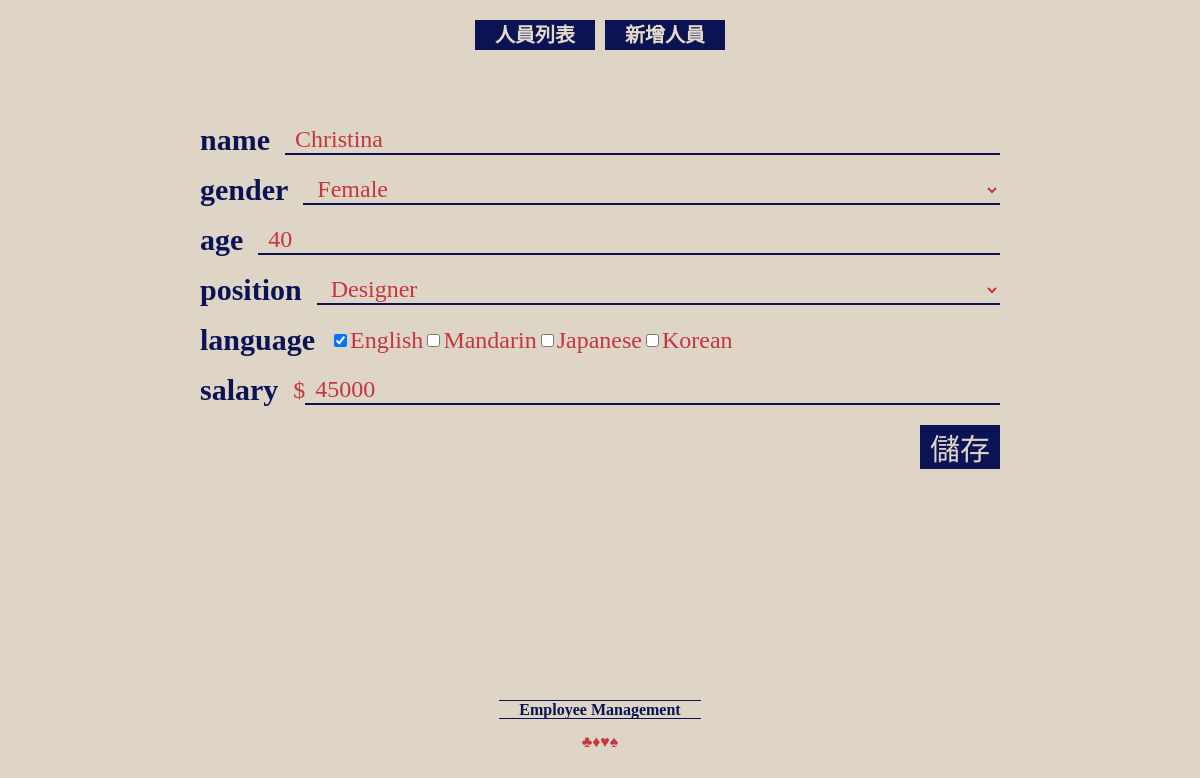
Page /edit/2 on the committed database.
### peopleApp/models.py (models this page shows, shortened)
class People(models.Model):\
    GENDER_CHOICES = [
        ("Female", "Female"),
        ("Male", "Male")
    ]
    POSITION_CHOICES = [
        ("Developer", "Developer"),
        ("Designer", "Designer"),
        ("Assistant", "Assistant")
    ]
    LANGUAGE_CHOICES = (
        ('English', 'English'),
        ('Mandarin', 'Mandarin'),
        ('Japanese', 'Japanese'),
        ('Korean', 'Korean')
    )
    name = models.CharField(max_length=64)
    gender = models.CharField(max_length=64, choices=GENDER_CHOICES)
    age = models.IntegerField()
    position = models.CharField(max_length=64, choices=POSITION_CHOICES)
    language = MultiSelectField(max_length =64, choices=LANGUAGE_CHOICES)
    salary = models.IntegerField()
    _time = models.DateTimeField(auto_now_add=True)
    class Meta:
        ordering = ['-_time']
        verbose_name = '人員列表'
        verbose_name_plural = '人員列表'

### peopleApp/views.py (the view)
# urls.py: path('edit/<int:id>', views.EDITPage, name="EDITPAGE"),
def EDITPage(request, id):
    peopleUnit = models.People.objects.get(id=id)
    return render(request, './people/edit.html',{'peopleUnit':peopleUnit})

### peopleApp/templates/people/edit.html (shortened to what this page needs)
{% extends 'base.html' %}
{% block main %}
<div class="pageWrap">
    <form action="/update/{{peopleUnit.id}}" method="POST" class="employeeForm">
        <span>
            <label for="name">name</label>
            <input type="text" name="name" required value="{{peopleUnit.name}}">
        </span>
        <span>
            <label for="gender">gender</label>
            <select name="gender" id="" required>
                <option value="Female" {% if peopleUnit.gender == 'Female'%}selected {% endif %}>Female</option>
            </select>
        </span>
        <span>
            <label for="age">age</label>
            <input type="number" name="age" value="{{peopleUnit.age}}">
        </span>
        <span>
            <label for="position">position</label>
            <select name="position" id=""required>
                <option value="Designer" {% if peopleUnit.position == 'Designer'%}selected {%endif%}>Designer</option>
            </select>
        </span>
        <span>
            <label for="language">language</label>
            <input name="language" type="checkbox" value="English" {% if 'English' in peopleUnit.language %}checked="True"{% endif%}><b class="forcheck" for="">English</b>
            <input name="language" type="checkbox" value="Mandarin"{% if 'Mandarin' in peopleUnit.language %}checked="True"{% endif%}><b class="forcheck" for="">Mandarin</b>
            <input name="language" type="checkbox" value="Japanese"{% if 'Japanese' in peopleUnit.language %}checked="True"{% endif%}><b class="forcheck" for="">Japanese</b>
            <input name="language" type="checkbox" value="Korean"{% if 'Korean' in peopleUnit.language %}checked="True"{% endif%}><b class="forcheck" for="">Korean</b>
        </span>
        <span>
            <label for="language">salary</label>
            <b>$</b><input type="text" placeholder="salary" name="salary" value="{{peopleUnit.salary}}">
        </span>
        <span>
            <button type="submit">儲存</button>
        </span>
    </form>
</div>
{% endblock %}

### static/css/main.css (style rules this page uses)
* { font-family: 'Noto Serif TC', serif !important; box-sizing: border-box !important; }
.pageWrap { width: 100%; max-width: 800px; display: block; margin: 0 auto; }
.employeeForm { display: flex; width: 100%; flex-direction: column; justify-content: flex-start; }
.employeeForm > span { width: 100%; margin: 5px auto; display: flex; flex-direction: row; justify-content: flex-start; align-items: center; margin-bottom: 15px; }
.employeeForm > span input[type=text], .employeeForm > span input[type=number], .employeeForm > span select { flex-grow: 1; font-size: 24px; border: none; background: none; color: #c53640; padding: 0 10px; border-bottom: 2px solid #0c1355; }
.employeeForm > span label { font-size: 30px; color: #0c1355; margin-right: 15px; font-weight: 700; }
.employeeForm > span b { font-size: 24px; color: #c53640; }
.employeeForm button { background: #0c1355; color: #ded5c7; border: none; font-size: 30px; margin-left: auto; padding: 0 10px; }

### rows in the picture
People: name "Christina", gender "Female", age "40", position "Designer", language "☑", salary "45000"
